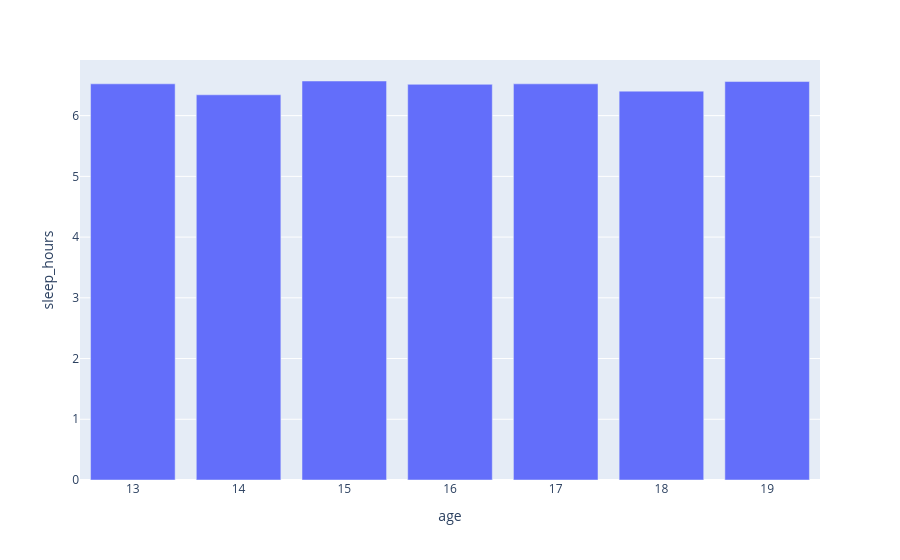

Notebook source saved alongside this figure:
### Code cell
fig = px.bar(
    cohort,
    x = 'age',
    y = 'sleep_hours',
    barmode = 'group'
)

fig.show()

### Figure 1 — Plotly figure (JSON) as saved in the notebook; plotly's stock layout.template omitted (floating-point values rounded to 4 significant figures)
{"data": [{"alignmentgroup": "True", "hovertemplate": "age=%{x}<br>sleep_hours=%{y}<extra></extra>", "legendgroup": "", "marker": {"color": "#636efa", "pattern": {"shape": ""}}, "name": "", "offsetgroup": "", "orientation": "v", "showlegend": false, "textposition": "auto", "type": "bar", "x": [13, 19, 16, 18, 15, 17, 14], "xaxis": "x", "y": [6.524, 6.562, 6.516, 6.404, 6.57, 6.524, 6.343], "yaxis": "y"}], "layout": {"barmode": "group", "legend": {"tracegroupgap": 0}, "margin": {"t": 60}, "xaxis": {"anchor": "y", "domain": [0, 1], "title": {"text": "age"}}, "yaxis": {"anchor": "x", "domain": [0, 1], "title": {"text": "sleep_hours"}}}}
